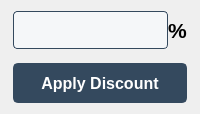
<?xml version="1.0" encoding="UTF-8"?>
<ui version="4.0">
 <class>DialogPopUp</class>
 <widget class="QDialog" name="DialogPopUp">
  <property name="geometry">
   <rect>
    <x>0</x>
    <y>0</y>
    <width>200</width>
    <height>114</height>
   </rect>
  </property>
  <property name="minimumSize">
   <size>
    <width>200</width>
    <height>114</height>
   </size>
  </property>
  <property name="maximumSize">
   <size>
    <width>200</width>
    <height>114</height>
   </size>
  </property>
  <property name="windowTitle">
   <string>Discount Item</string>
  </property>
  <property name="windowIcon">
   <iconset resource="../icons/resource.qrc">
    <normaloff>:/icons/cart.png</normaloff>:/icons/cart.png</iconset>
  </property>
  <property name="styleSheet">
   <string notr="true">QMainWindow {
background-color: qlineargradient(
    x1:0, y1:0, x2:0, y2:1,
    stop:0 #FFFFFF,
    stop:1 #E8E8E8
);
}


QLineEdit {
	border: 1px solid #34495e;
	background: #F5F7F9;
	padding: 6px 8px;
	border-radius: 4px;
}



QPushButton {
    background-color: #34495e;
    color: white;
    border: 2px solid #34495e;
    border-radius: 5px;
    font-size: 12pt;
}

QPushButton:hover {
    background-color: #2c3e50;
    border-color: #2c3e50;
}

QPushButton:pressed {
    background-color: #22313f;
    border-color: #22313f;
}
</string>
  </property>
  <layout class="QGridLayout" name="gridLayout">
   <item row="0" column="1">
    <layout class="QVBoxLayout" name="verticalLayout">
     <property name="spacing">
      <number>14</number>
     </property>
     <item>
      <layout class="QHBoxLayout" name="horizontalLayout">
       <property name="spacing">
        <number>0</number>
       </property>
       <item>
        <widget class="QLineEdit" name="discount_lineEdit">
         <property name="minimumSize">
          <size>
           <width>50</width>
           <height>35</height>
          </size>
         </property>
         <property name="font">
          <font>
           <pointsize>14</pointsize>
          </font>
         </property>
         <property name="text">
          <string/>
         </property>
         <property name="alignment">
          <set>Qt::AlignmentFlag::AlignRight|Qt::AlignmentFlag::AlignTrailing|Qt::AlignmentFlag::AlignVCenter</set>
         </property>
         <property name="placeholderText">
          <string/>
         </property>
        </widget>
       </item>
       <item>
        <widget class="QLabel" name="percentage_label">
         <property name="font">
          <font>
           <family>Segoe UI</family>
           <pointsize>16</pointsize>
           <bold>true</bold>
          </font>
         </property>
         <property name="text">
          <string>%</string>
         </property>
        </widget>
       </item>
      </layout>
     </item>
     <item>
      <widget class="QPushButton" name="apply_discount_btn">
       <property name="minimumSize">
        <size>
         <width>100</width>
         <height>40</height>
        </size>
       </property>
       <property name="font">
        <font>
         <family>Segoe UI</family>
         <pointsize>12</pointsize>
         <bold>true</bold>
        </font>
       </property>
       <property name="text">
        <string>Apply Discount</string>
       </property>
       <property name="iconSize">
        <size>
         <width>16</width>
         <height>16</height>
        </size>
       </property>
      </widget>
     </item>
    </layout>
   </item>
   <item row="0" column="0">
    <spacer name="horizontalSpacer_3">
     <property name="orientation">
      <enum>Qt::Orientation::Horizontal</enum>
     </property>
     <property name="sizeHint" stdset="0">
      <size>
       <width>40</width>
       <height>20</height>
      </size>
     </property>
    </spacer>
   </item>
   <item row="0" column="2">
    <spacer name="horizontalSpacer_4">
     <property name="orientation">
      <enum>Qt::Orientation::Horizontal</enum>
     </property>
     <property name="sizeHint" stdset="0">
      <size>
       <width>40</width>
       <height>20</height>
      </size>
     </property>
    </spacer>
   </item>
  </layout>
 </widget>
 <resources>
  <include location="../icons/resource.qrc"/>
 </resources>
 <connections/>
</ui>
